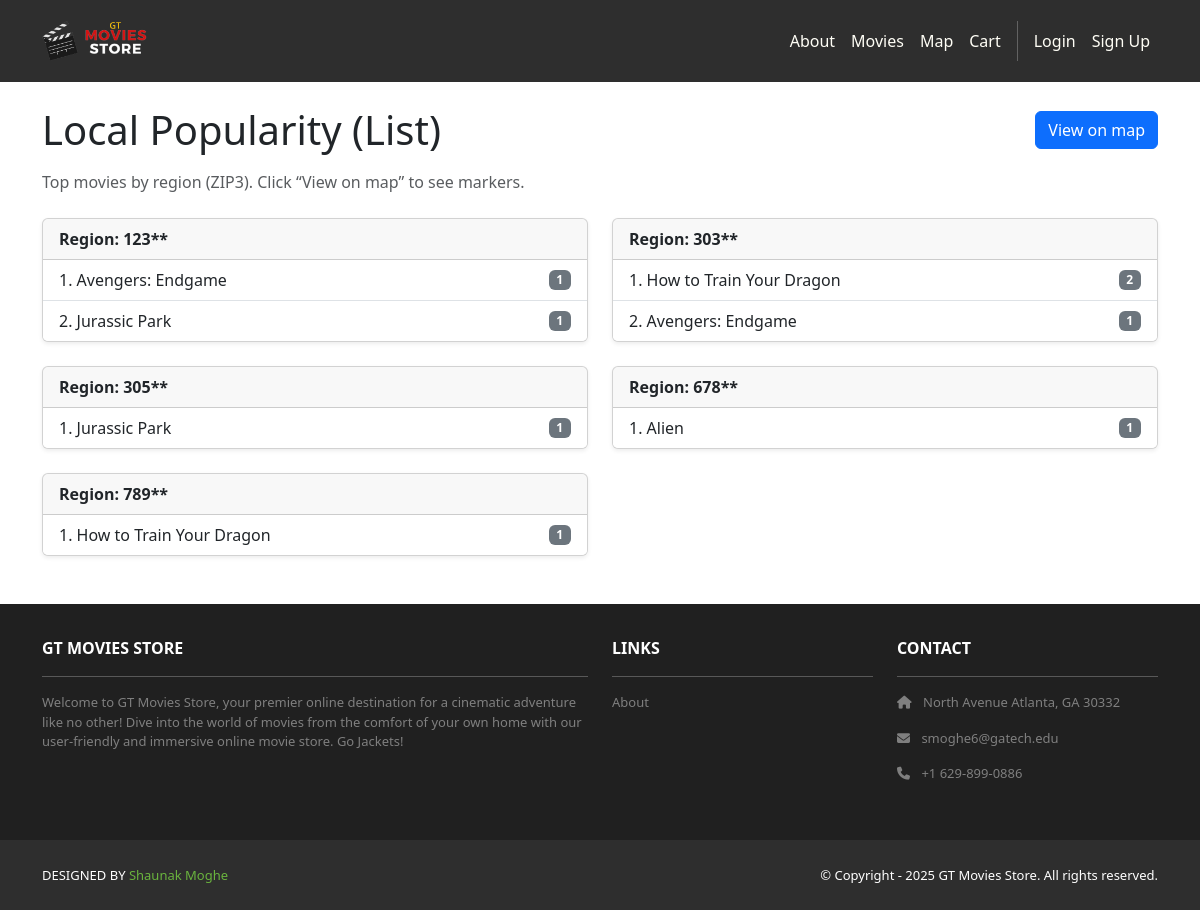
The app's page /cart/popularity/ with its own data.
### movies/models.py (models this page shows, shortened)
class Movie(models.Model):
    id = models.AutoField(primary_key=True)
    name = models.CharField(max_length=255)
    price = models.IntegerField()
    description = models.TextField()
    image = models.ImageField(upload_to='movie_images/')

### cart/views.py (the view)
# urls.py: path('popularity/', views.popularity_page, name='cart.popularity'),
def popularity_page(request):
    rows = (
        Popularity.objects
        .annotate(zip3=Substr('zip', 1, 3))
        .annotate(region=Concat('zip3', Value('**'), output_field=CharField()))
        .values('region', 'movie_id', 'movie__name')
        .annotate(total=Sum('count'))
        .order_by('region', '-total', 'movie__name')
    )
    regions = defaultdict(list)
    for r in rows:
        regions[r['region']].append({
            'movie_id': r['movie_id'],
            'movie_name': r['movie__name'],
            'total': r['total'],
        })
    top_by_region = [{'region': k, 'top': v[:5]} for k, v in regions.items()]
    ctx = {'template_data': {'title': 'Local Popularity', 'regions': top_by_region}}
    return render(request, 'cart/popularity.html', ctx)

### cart/templates/cart/popularity.html
{% extends 'base.html' %}
{% block content %}
<div class="container py-4">
  <div class="d-flex justify-content-between align-items-center mb-3">
    <h1 class="mb-0">Local Popularity (List)</h1>
    <a class="btn btn-primary" href="{% url 'cart.popularity_map' %}">View on map</a>
  </div>
  <p class="text-muted mb-4">Top movies by region (ZIP3). Click “View on map” to see markers.</p>
  <div class="row">
    {% for group in template_data.regions %}
      <div class="col-md-6 mb-4">
        <div class="card h-100 shadow-sm">
          <div class="card-header fw-bold">
            Region: {{ group.region }}
          </div>
          <ul class="list-group list-group-flush">
            {% for t in group.top %}
              <li class="list-group-item d-flex justify-content-between align-items-center">
                <span>{{ forloop.counter }}. {{ t.movie_name }}</span>
                <span class="badge bg-secondary">{{ t.total }}</span>
              </li>
            {% empty %}
              <li class="list-group-item">No data yet.</li>
            {% endfor %}
          </ul>
        </div>
      </div>
    {% empty %}
      <div class="col-12"><em>No regions to show yet.</em></div>
    {% endfor %}
  </div>
</div>
{% endblock %}

### records on screen
Movie: movie_name "Avengers: Endgame", total "1"
Movie: movie_name "Jurassic Park", total "1"
Movie: movie_name "How to Train Your Dragon", total "2", total "1"
Movie: movie_name "Alien", total "1"

### other values on screen
{{ group.region }} "123**" "303**" "305**" "678**" "789**"
